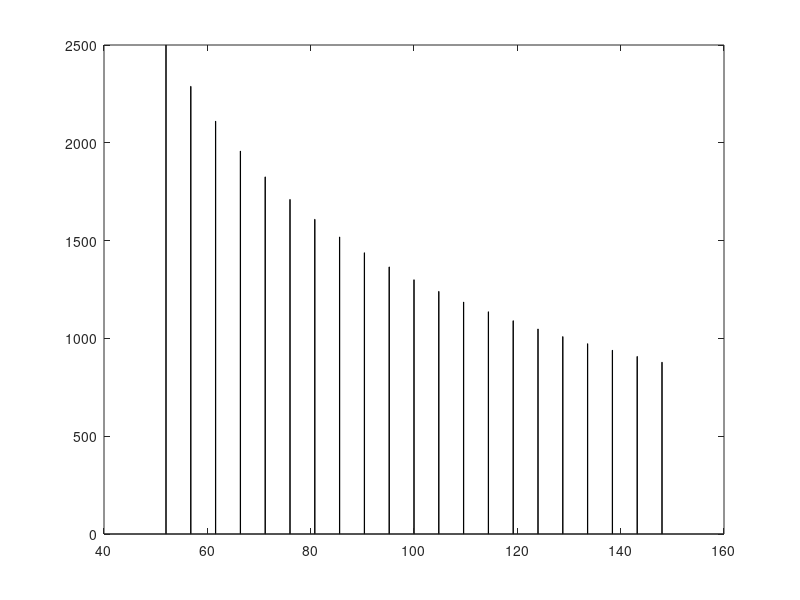

Source code (MATLAB):
%%%%%%%%%%%%%%%%%%%%%%%%%%%%%%%%%%%%%%%%%%%%%%%%%%%%%%%%%%%%%%%
%% ELEC6089 High Volatage Insulation Design - Bushing Design
%% Calculates the lengths of each foil layer - Radial grading
%% Author - TJS and BH
%% date - 26/02/2014
%%%%%%%%%%%%%%%%%%%%%%%%%%%%%%%%%%%%%%%%%%%%%%%%%%%%%%%%%%%%%%%

N = 21               %Number of foils
length = zeros(N, 1) %initiate vectors
radius = zeros(N, 1)
radius(1) = 52       %set inner radius
length(1) = 5000     %first foil length
radius(N) = 148     %outer foil radius
spacing = (radius(21)-radius(1))/(N-1) %even spacing of foils

%calculate each foil radius and length - from Kuffel and Lecture Notes
for i=2:N
    radius(i) = radius(i-1)+spacing
    length(i) = (length(i-1)*radius(i-1))/radius(i)
end

%Plot a graph to indicate validity
lengthhalved = length/2 %half lengths to index from center
bar(radius, lengthhalved, 0.01) %plot bars with radius

%Write values to .tex file for reference in text.
FID = fopen('RadialVals21.tex', 'w');
fprintf(FID, '\\begin{table}[!htb]\n');
fprintf(FID, '\\caption{Radial Grading Calculations Results}\n');
fprintf(FID, '\\label{table:radialvals}\n');
fprintf(FID, '\\begin{center}\n');
fprintf(FID, '\\begin{tabular}{cc}\n');
fprintf(FID, '\\toprule\n');
fprintf(FID, '\\textbf{Radius(mm)} & \\textbf{Length(mm)} \\\\ \\toprule\n');
for k=1:N
    fprintf(FID, '%4.2f & %4.2f \\\\ ', radius(k), length(k));
    fprintf(FID, '\n');
end 
fprintf(FID, '\\bottomrule\n');
fprintf(FID, '\\end{tabular}\n');
fprintf(FID, '\\end{center}\n');
fprintf(FID, '\\end{table}\n');
fclose(FID);

%For easy plotting in COMSOL
z = zeros(N, 1)
r = zeros(N, 1)
zoffset = 1000
roffset = 0
r = radius + roffset
z = zoffset + ((length(1) - length)/2)





